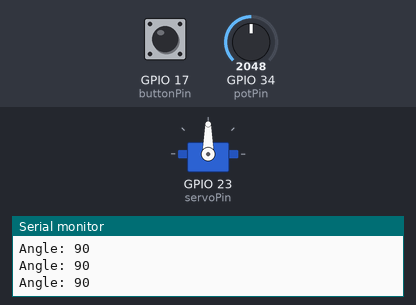
The sketch below on a simulated ESP32. On the bench: servo, the last lines printed to the serial monitor. The test bench sets the inputs (shaded band); at power-on: GPIO 17 (buttonPin) HIGH, GPIO 34 (potPin) = 2048.

Above: at 1.2 s.
1.3 s: GPIO 17 (buttonPin) pulled LOW for 0.15 s
At 1.75 s:
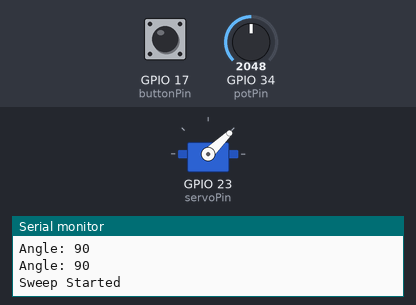
4.3 s: GPIO 34 (potPin) set to 1228
6.5 s: GPIO 34 (potPin) set to 0
At 7.7 s:
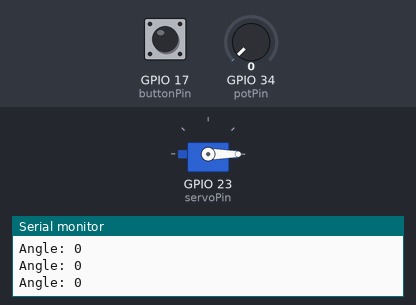
8.0 s: GPIO 34 (potPin) set to 4095
At 9.0 s:
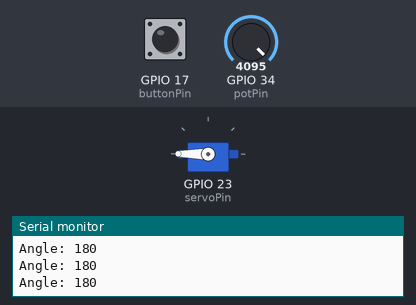
Timing chart, 0 to 10.5 s (numbered marks = the images above; inputs shaded):
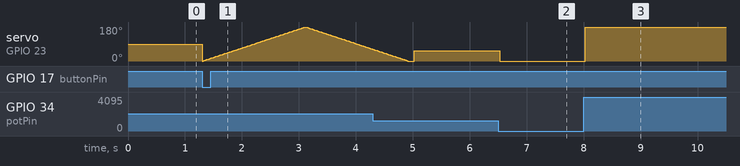

Measured:
- after the input at 6.5 s, servo on GPIO 23 (servoPin): 53° → 0° at once
- after the input at 8.0 s, servo on GPIO 23 (servoPin): 0° → 180° at once

The sketch:

servo_motor.ino
```cpp
/*
Q25 - Servo Motor Sweep

Components Used:
1. ESP32
2. SG90 Servo Motor
3. Potentiometer
4. Push Button

Connections:
Servo Signal -> GPIO23
Potentiometer Middle Pin -> GPIO34
Button -> GPIO17

Functionality:
- Potentiometer controls servo angle from 0° to 180°.
- Current angle is displayed on Serial Monitor.
- Pressing the button makes the servo perform a full sweep:
  0° -> 180° -> 0°.

*/

#include <ESP32Servo.h>

Servo myServo;

const int servoPin = 23;
const int potPin = 34;
const int buttonPin = 17;

void setup() {

  Serial.begin(115200);

  myServo.attach(servoPin);

  pinMode(buttonPin, INPUT_PULLUP);

}

void loop() {

  int value = analogRead(potPin);

  int angle = map(value, 0, 4095, 0, 180);

  myServo.write(angle);

  Serial.print("Angle: ");
  Serial.println(angle);

  if (digitalRead(buttonPin) == LOW) {

    Serial.println("Sweep Started");

    for (int i = 0; i <= 180; i++) {
      myServo.write(i);
      delay(10);
    }

    for (int i = 180; i >= 0; i--) {
      myServo.write(i);
      delay(10);
    }

    Serial.println("Sweep Complete");

  }

  delay(100);

}
```
